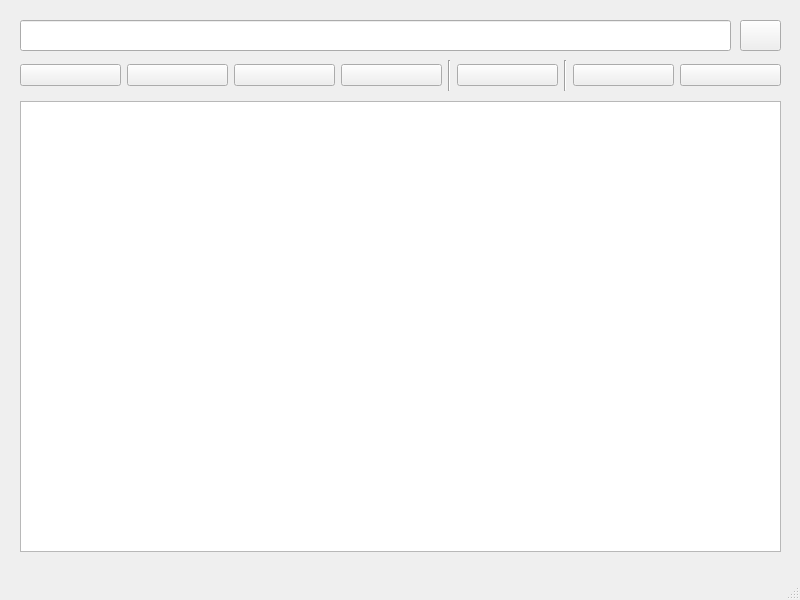
<?xml version="1.0" encoding="UTF-8"?>
<ui version="4.0">
 <class>TaskWindow</class>
 <widget class="QMainWindow" name="TaskWindow">
  <property name="geometry">
   <rect>
    <x>0</x>
    <y>0</y>
    <width>800</width>
    <height>600</height>
   </rect>
  </property>
  <property name="minimumSize">
   <size>
    <width>800</width>
    <height>600</height>
   </size>
  </property>
  <property name="maximumSize">
   <size>
    <width>800</width>
    <height>600</height>
   </size>
  </property>
  <property name="windowTitle">
   <string>TaskManager</string>
  </property>
  <property name="windowIcon">
   <iconset resource="Resourses/icons.qrc">
    <normaloff>:/icons/icons/terminal-fill.svg</normaloff>:/icons/icons/terminal-fill.svg</iconset>
  </property>
  <widget class="QWidget" name="centralwidget">
   <widget class="QLineEdit" name="fileName">
    <property name="geometry">
     <rect>
      <x>20</x>
      <y>20</y>
      <width>711</width>
      <height>31</height>
     </rect>
    </property>
    <property name="readOnly">
     <bool>true</bool>
    </property>
   </widget>
   <widget class="QPushButton" name="selectProcButton">
    <property name="geometry">
     <rect>
      <x>740</x>
      <y>20</y>
      <width>41</width>
      <height>31</height>
     </rect>
    </property>
    <property name="text">
     <string/>
    </property>
    <property name="icon">
     <iconset resource="Resourses/icons.qrc">
      <normaloff>:/icons/icons/folder.svg</normaloff>:/icons/icons/folder.svg</iconset>
    </property>
   </widget>
   <widget class="QTableWidget" name="processView">
    <property name="geometry">
     <rect>
      <x>20</x>
      <y>101</y>
      <width>761</width>
      <height>451</height>
     </rect>
    </property>
   </widget>
   <widget class="QWidget" name="layoutWidget">
    <property name="geometry">
     <rect>
      <x>20</x>
      <y>60</y>
      <width>761</width>
      <height>31</height>
     </rect>
    </property>
    <layout class="QHBoxLayout" name="horizontalLayout">
     <item>
      <widget class="QPushButton" name="startProcButton">
       <property name="text">
        <string/>
       </property>
       <property name="icon">
        <iconset resource="Resourses/icons.qrc">
         <normaloff>:/icons/icons/play-fill.svg</normaloff>:/icons/icons/play-fill.svg</iconset>
       </property>
      </widget>
     </item>
     <item>
      <widget class="QPushButton" name="pauseProcButton">
       <property name="text">
        <string/>
       </property>
       <property name="icon">
        <iconset resource="Resourses/icons.qrc">
         <normaloff>:/icons/icons/pause.svg</normaloff>:/icons/icons/pause.svg</iconset>
       </property>
      </widget>
     </item>
     <item>
      <widget class="QPushButton" name="restartProcButton">
       <property name="text">
        <string/>
       </property>
       <property name="icon">
        <iconset resource="Resourses/icons.qrc">
         <normaloff>:/icons/icons/bootstrap-reboot.svg</normaloff>:/icons/icons/bootstrap-reboot.svg</iconset>
       </property>
      </widget>
     </item>
     <item>
      <widget class="QPushButton" name="terminateProcButton">
       <property name="text">
        <string/>
       </property>
       <property name="icon">
        <iconset resource="Resourses/icons.qrc">
         <normaloff>:/icons/icons/trash3.svg</normaloff>:/icons/icons/trash3.svg</iconset>
       </property>
      </widget>
     </item>
     <item>
      <widget class="Line" name="line_2">
       <property name="orientation">
        <enum>Qt::Vertical</enum>
       </property>
      </widget>
     </item>
     <item>
      <widget class="QPushButton" name="cleanTableButton">
       <property name="text">
        <string/>
       </property>
       <property name="icon">
        <iconset resource="Resourses/icons.qrc">
         <normaloff>:/icons/icons/x-lg.svg</normaloff>:/icons/icons/x-lg.svg</iconset>
       </property>
      </widget>
     </item>
     <item>
      <widget class="Line" name="line">
       <property name="orientation">
        <enum>Qt::Vertical</enum>
       </property>
      </widget>
     </item>
     <item>
      <widget class="QPushButton" name="getReportButton">
       <property name="text">
        <string/>
       </property>
       <property name="icon">
        <iconset resource="Resourses/icons.qrc">
         <normaloff>:/icons/icons/file-text.svg</normaloff>:/icons/icons/file-text.svg</iconset>
       </property>
      </widget>
     </item>
     <item>
      <widget class="QPushButton" name="printReportButton">
       <property name="text">
        <string/>
       </property>
       <property name="icon">
        <iconset resource="Resourses/icons.qrc">
         <normaloff>:/icons/icons/printer.svg</normaloff>:/icons/icons/printer.svg</iconset>
       </property>
      </widget>
     </item>
    </layout>
   </widget>
  </widget>
  <widget class="QMenuBar" name="menubar">
   <property name="geometry">
    <rect>
     <x>0</x>
     <y>0</y>
     <width>800</width>
     <height>21</height>
    </rect>
   </property>
  </widget>
  <widget class="QStatusBar" name="statusbar"/>
 </widget>
 <resources>
  <include location="Resourses/icons.qrc"/>
 </resources>
 <connections/>
</ui>
